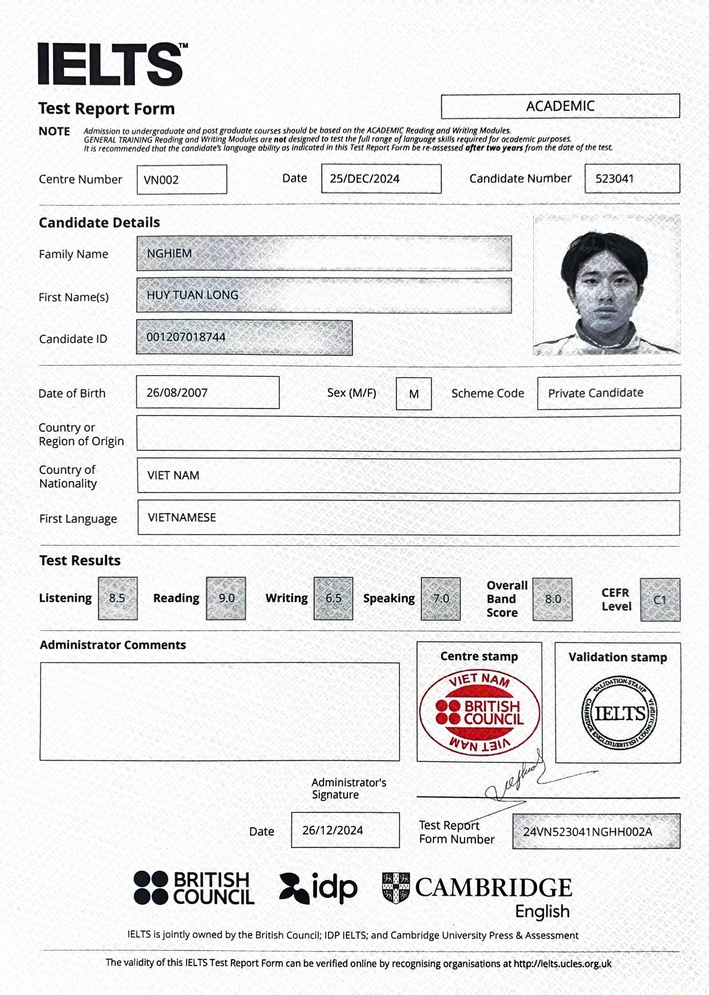
#> input picture input/1.jpg, 709 x 995 px, shrunk from 1826 x 2560 before the run
$ python image_processing.py --input input/1.jpg --output output/1_proc.jpg --threshold 30
#> lines starting #> are read from the running program, lines starting #| are printed output that depends on the picture; after the words box and inside, x2 and y2 are one past the last pixel; in counts of white or black regions, pixels touching at a corner belong together
#> in process_path, img is the input picture: shape (995, 709, 3); mean B, G, R 232.5, 232.3, 232.6
"""Simple image post-processing utilities.

This script replaces very-dark pixels with white and saves the result.

Usage examples (PowerShell):
  # process single file and write to output path
  python g:\\OCR_paddle\\image_processing.py --input input/1.jpg --output output/1_proc.jpg --threshold 30

  # process all images in a folder and write to output folder
  python g:\\OCR_paddle\\image_processing.py --input input --output output/processed --threshold 30

  # overwrite files in-place (BE CAREFUL)
  python g:\\OCR_paddle\\image_processing.py --input input --inplace --threshold 20
"""
from __future__ import annotations

import os
from typing import Optional
import cv2
import numpy as np
import argparse


def threshold_dark_to_white(img: np.ndarray, threshold: int = 30) -> np.ndarray:
    """Return a copy of the image where pixels darker than `threshold` are set to white.

    - `img` is expected as a BGR uint8 numpy array (as returned by `cv2.imread`).
    - `threshold` is in [0,255]. Pixels with grayscale intensity < threshold become white.

    The function preserves original colors for pixels that are not considered 'dark'.
    """
#> called with threshold = 30
    if img is None:
        raise ValueError("img must be a valid numpy array")
    if img.dtype != np.uint8:
        img = img.astype(np.uint8)

    gray = cv2.cvtColor(img, cv2.COLOR_BGR2GRAY)
    mask = gray < int(threshold)
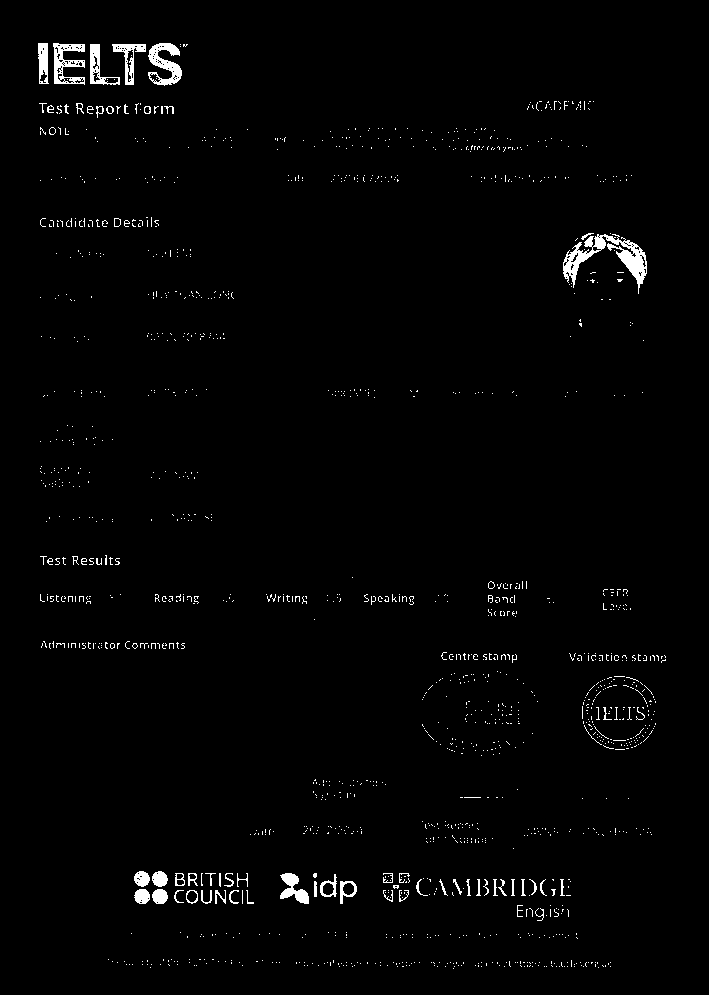
#> mask: shape (995, 709) bool; 1.6% white; 1494 white regions (1428 under 20 px), largest, box (x1, y1, x2, y2) and area: (563, 234, 647, 294) 1570, (148, 43, 182, 86) 759, (53, 43, 85, 85) 689

    out = img.copy()
    # set pixels where mask is True to white (255,255,255)
    out[mask] = (255, 255, 255)
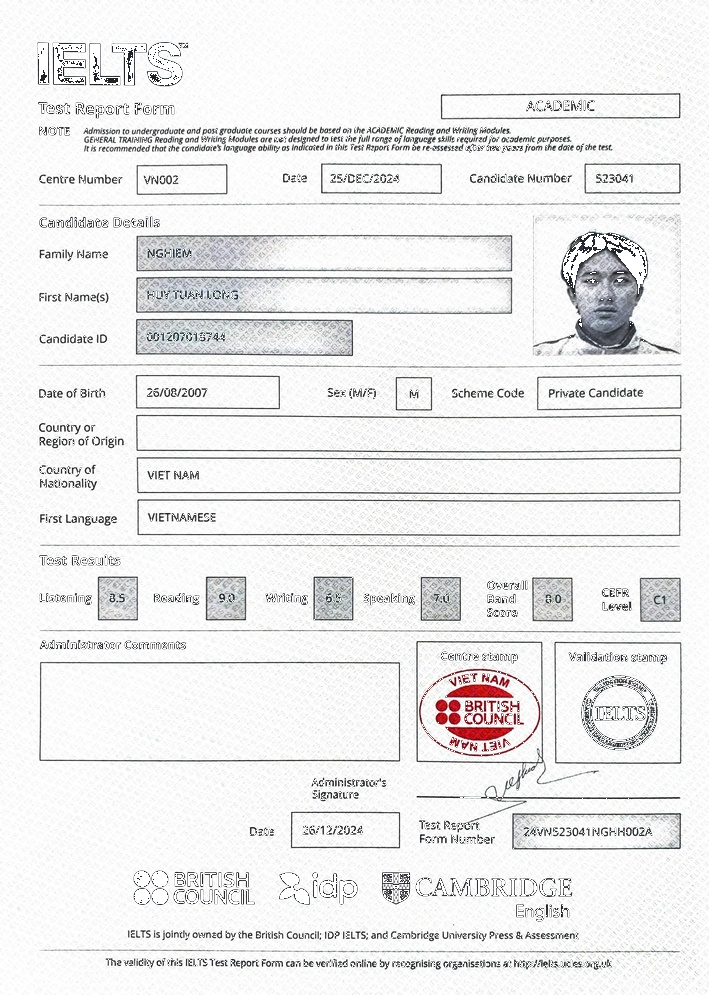
#> out: shape (995, 709, 3); 1.62% of pixels changed, all inside (x1, y1, x2, y2) = (38, 43, 666, 969)
    return out


def process_path(input_path: str, output_path: Optional[str], threshold: int = 30, inplace: bool = False) -> None:
    """Process a single file or a directory.

    - If `input_path` is a file: process and save to `output_path` (or overwrite if inplace True).
    - If `input_path` is a directory: process all image files and save into `output_path` directory
      (or overwrite files in-place when `inplace=True`).
    """
    if os.path.isdir(input_path):
        # directory mode
        out_dir = output_path if output_path and not inplace else input_path
        if not os.path.exists(out_dir):
            os.makedirs(out_dir, exist_ok=True)

        files = sorted(os.listdir(input_path))
        for fn in files:
            if not fn.lower().endswith(('.png', '.jpg', '.jpeg', '.bmp', '.tiff')):
                continue
            src = os.path.join(input_path, fn)
            dst = os.path.join(out_dir, fn) if not inplace else src
            img = cv2.imread(src)
            if img is None:
                print(f"Warning: cannot read {src}, skipping")
                continue
            proc = threshold_dark_to_white(img, threshold=threshold)
            ok = cv2.imwrite(dst, proc)
            if not ok:
                print(f"Failed to write {dst}")
    else:
        # file mode
        if not os.path.exists(input_path):
            raise FileNotFoundError(input_path)
        dst = input_path if inplace or output_path is None else output_path
        img = cv2.imread(input_path)
        if img is None:
            raise RuntimeError(f"Cannot read image: {input_path}")
        proc = threshold_dark_to_white(img, threshold=threshold)
        ok = cv2.imwrite(dst, proc)
        if not ok:
            raise RuntimeError(f"Failed to write output: {dst}")


def _build_parser() -> argparse.ArgumentParser:
    p = argparse.ArgumentParser(description="Replace dark pixels with white in images")
    p.add_argument("--input", required=True, help="Input file or directory")
    p.add_argument("--output", required=False, help="Output file or directory (optional)")
    p.add_argument("--threshold", type=int, default=30, help="Intensity threshold (0-255). Pixels with intensity < threshold become white")
    p.add_argument("--inplace", action="store_true", help="Overwrite input files (file or directory)")
    return p


if __name__ == "__main__":
    parser = _build_parser()
    args = parser.parse_args()
    process_path(args.input, args.output, threshold=args.threshold, inplace=args.inplace)
    print("Processing complete")
